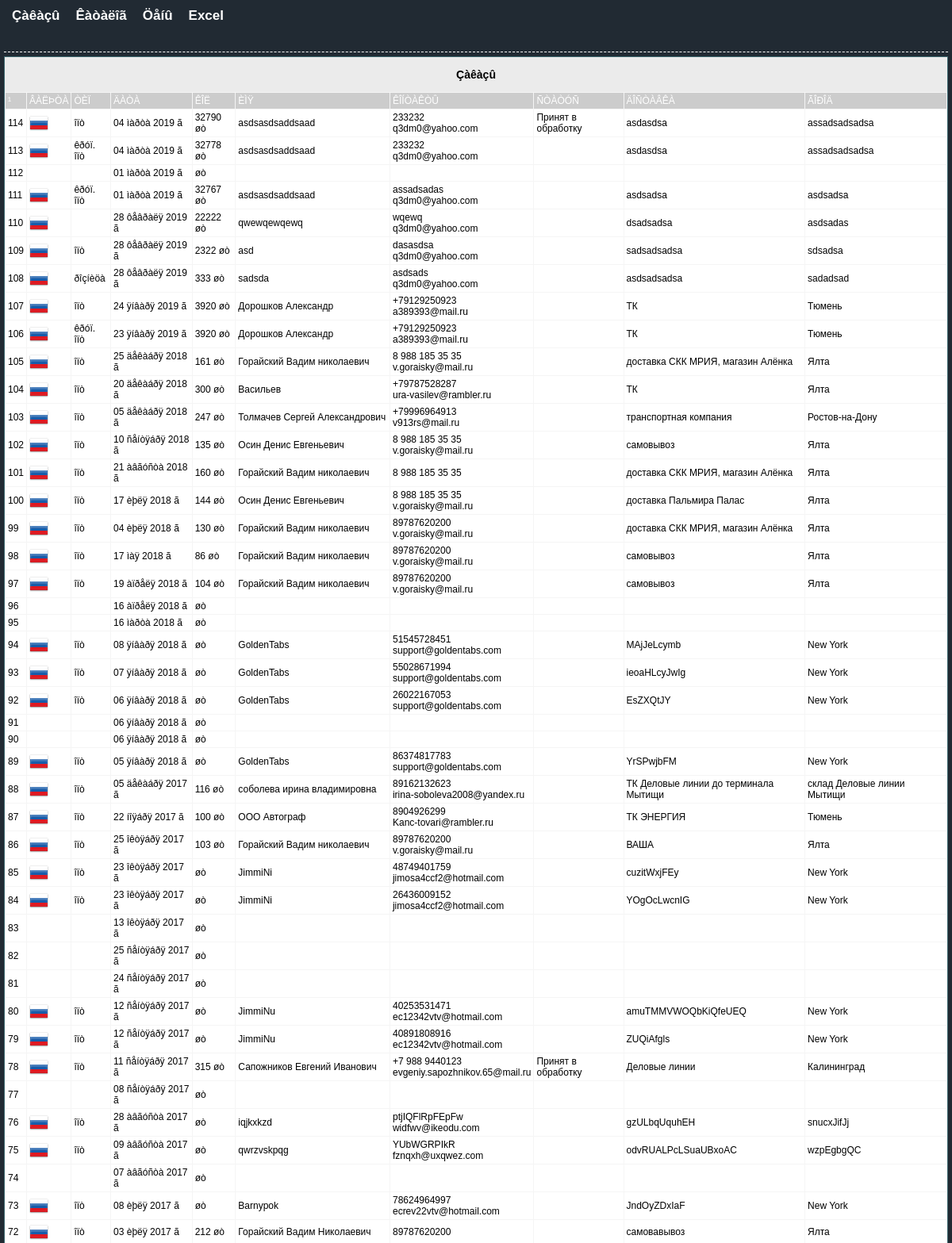
/admin/index.php (signed in, upper part), run on the app's committed database.
### tables this page shows
CREATE TABLE `orders` (
  `id` int(8) UNSIGNED NOT NULL,
  `name` varchar(100) NOT NULL DEFAULT '',
  `phone` varchar(100) NOT NULL DEFAULT '',
  `email` varchar(100) NOT NULL DEFAULT '',
  `delivery` varchar(200) NOT NULL DEFAULT '',
  `city` varchar(200) NOT NULL DEFAULT '',
  `date` date NOT NULL DEFAULT '0000-00-00',
  `country` varchar(30) NOT NULL DEFAULT '',
  `type` tinyint(1) NOT NULL DEFAULT '0',
  `dop` varchar(500) NOT NULL,
  `ur` tinyint(1) NOT NULL,
  `ur_name` varchar(255) NOT NULL,
  `ur_inn` varchar(255) NOT NULL,
  `ur_ogrn` varchar(255) NOT NULL,
  `ur_adres` varchar(255) NOT NULL,
  `status` smallint(3) NOT NULL,
  `sms_deliv` varchar(400) NOT NULL,
  `sms_deliv_n` varchar(200) NOT NULL
);

### admin/index.php (the view, shortened to what this page needs)
<?php  include ("login/lock.php");
$Month_Text = array('', 'ÿíâàðÿ', 'ôåâðàëÿ', 'ìàðòà', 'àïðåëÿ', 'ìàÿ', 'èþíÿ', 'èþëÿ', 'àâãóñòà', 'ñåíòÿáðÿ', 'îêòÿáðÿ', 'íîÿáðÿ', 'äåêàáðÿ');
$type_arr[1] = 'ðîçíèöà';
$type_arr[2] = 'ìåë. îïò';
$type_arr[3] = 'îïò';
$type_arr[4] = 'êðóï. îïò';
?>
<!DOCTYPE html PUBLIC "-//W3C//DTD XHTML 1.0 Transitional//EN" "http://www.w3.org/TR/xhtml1/DTD/xhtml1-transitional.dtd">
<html xmlns="http://www.w3.org/1999/xhtml">
<head>
<link href="css/style.css" rel="stylesheet" type="text/css" />
</head>
<body>
<table id="mainTab" align="center" width="1200" border="0" cellspacing="5" cellpadding="0">
  <tr>
    <?php include('blocks/head.php'); ?>
  </tr>
  <tr>
    <td valign="top" height="500" class="td2">
    	<h3 align="center">Çàêàçû</h3>
    	<table  bgcolor='#fff' class="prTab" width="100%" cellpadding="3" cellspacing="0" border="0">
        	<tr class="trH">
            	<td>¹</td>
                <td>Âàëþòà</td>
                <td>Òèï</td>
                <td>Äàòà</td>
                <td>Êîë</td>
                <td>Èìÿ</td>
                <td>Êîíòàêòû</td>
                <td>Ñòàòóñ</td>
                <td>Äîñòàâêà</td>
                <td>Ãîðîä</td>
            </tr>
            <?
				$q = mysql_query(" Select * From `ord_status` order by `ord` ");
				while($r = mysql_fetch_array($q)){
					$st_arr[$r['id']] = $r['name'];
				}
				$query = mysql_query(" Select *, `c` From `orders` as `o`
										left join (Select sum(`amount`) as `c`, `id_ord` From `orders_tov` group by `id_ord`) as `t` on `t`.`id_ord` = `o`.`id`
										order by `o`.`id` desc ") or die(mysql_error());
				while($row = mysql_fetch_array($query)){
					$dateArr = explode('-', $row['date']);
					$mes = $dateArr[1];
					$nMes = intval($mes);
					$date =  $dateArr[2].' '.$Month_Text[$nMes].' '.$dateArr[0].' ã';
					$type = $row['type'];
					if($row['country'] == 'ru'){
						$country = '<img src="/img/ru.png" />';
					}else if($row['country'] == 'ua'){
						$country = '<img src="/img/ua.png" />';
					}else{
						$country = '';
					}
					echo('
						<tr data-id="'.$row['id'].'" class="tr">
							<td>'.$row['id'].'</td>
							<td>'.$country.'</td>
							<td>'.$type_arr[$type].'</td>
							<td>'.$date.'</td>
							<td>'.$row['c'].' øò</td>
							<td>'.$row['name'].'</td>
							<td><div>'.$row['phone'].'</div>'.$row['email'].'</td>
							<td>'.$st_arr[$row['status']].'</td>
							<td>'.$row['delivery'].'</td>
							<td>'.$row['city'].'</td>
						</tr>
						');
				}
			?>
        </table>
    </td>
  </tr>
</table>
</body>
</html>

### admin/css/style.css (style rules this page uses)
body { margin:0px; }
#mainTab { background-color:#212a33; }
.td2 { border:1px solid #3E6971; background-color:#EBEBEB; }

### admin/index.php (style rules this page uses)
body { font-family:Verdana, Geneva, sans-serif; font-size:12px; }
.prTab { border-collapse:collapse; }
.prTab td { border:1px solid #f5f5f5; }
.trH { background:#ccc; color:#fff; text-transform:uppercase; }
.tr { cursor:pointer; }

### data on the page
orders: id "114", type "îïò", date "04 ìàðòà 2019 ã", c "32790", name "asdsasdsaddsaad", phone "233232", email "q3dm0@yahoo.com", status "Принят в обработку", delivery "asdasdsa", city "assadsadsadsa"
orders: id "113", type "êðóï. îïò", date "04 ìàðòà 2019 ã", c "32778", name "asdsasdsaddsaad", phone "233232", email "q3dm0@yahoo.com", delivery "asdasdsa", city "assadsadsadsa"
orders: id "112", date "01 ìàðòà 2019 ã"
orders: id "111", type "êðóï. îïò", date "01 ìàðòà 2019 ã", c "32767", name "asdsasdsaddsaad", phone "assadsadas", email "q3dm0@yahoo.com", delivery "asdsadsa", city "asdsadsa"
orders: id "110", date "28 ôåâðàëÿ 2019 ã", c "22222", name "qwewqewqewq", phone "wqewq", email "q3dm0@yahoo.com", delivery "dsadsadsa", city "asdsadas"
orders: id "109", type "îïò", date "28 ôåâðàëÿ 2019 ã", c "2322", name "asd", phone "dasasdsa", email "q3dm0@yahoo.com", delivery "sadsadsadsa", city "sdsadsa"
orders: id "108", type "ðîçíèöà", date "28 ôåâðàëÿ 2019 ã", c "333", name "sadsda", phone "asdsads", email "q3dm0@yahoo.com", delivery "asdsadsadsa", city "sadadsad"
orders: id "107", type "îïò", date "24 ÿíâàðÿ 2019 ã", c "3920", name "Дорошков Александр", phone "+79129250923", email "a389393@mail.ru", delivery "ТК", city "Тюмень"
orders: id "106", type "êðóï. îïò", date "23 ÿíâàðÿ 2019 ã", c "3920", name "Дорошков Александр", phone "+79129250923", email "a389393@mail.ru", delivery "ТК", city "Тюмень"
orders: id "105", type "îïò", date "25 äåêàáðÿ 2018 ã", c "161", name "Горайский Вадим николаевич", phone "8 988 185 35 35", email "v.goraisky@mail.ru", delivery "доставка СКК МРИЯ, магазин Алёнка", city "Ялта"
orders: id "104", type "îïò", date "20 äåêàáðÿ 2018 ã", c "300", name "Васильев", phone "+79787528287", email "ura-vasilev@rambler.ru", delivery "ТК", city "Ялта"
orders: id "103", type "îïò", date "05 äåêàáðÿ 2018 ã", c "247", name "Толмачев Сергей Александрович", phone "+79996964913", email "v913rs@mail.ru", delivery "транспортная компания", city "Ростов-на-Дону"
orders: id "102", type "îïò", date "10 ñåíòÿáðÿ 2018 ã", c "135", name "Осин Денис Евгеньевич", phone "8 988 185 35 35", email "v.goraisky@mail.ru", delivery "самовывоз", city "Ялта"
orders: id "101", type "îïò", date "21 àâãóñòà 2018 ã", c "160", name "Горайский Вадим николаевич", phone "8 988 185 35 35", delivery "доставка СКК МРИЯ, магазин Алёнка", city "Ялта"
orders: id "100", type "îïò", date "17 èþëÿ 2018 ã", c "144", name "Осин Денис Евгеньевич", phone "8 988 185 35 35", email "v.goraisky@mail.ru", delivery "доставка Пальмира Палас", city "Ялта"
orders: id "99", type "îïò", date "04 èþëÿ 2018 ã", c "130", name "Горайский Вадим николаевич", phone "89787620200", email "v.goraisky@mail.ru", delivery "доставка СКК МРИЯ, магазин Алёнка", city "Ялта"
orders: id "98", type "îïò", date "17 ìàÿ 2018 ã", c "86", name "Горайский Вадим николаевич", phone "89787620200", email "v.goraisky@mail.ru", delivery "самовывоз", city "Ялта"
orders: id "97", type "îïò", date "19 àïðåëÿ 2018 ã", c "104", name "Горайский Вадим николаевич", phone "89787620200", email "v.goraisky@mail.ru", delivery "самовывоз", city "Ялта"
orders: id "96", date "16 àïðåëÿ 2018 ã"
orders: id "95", date "16 ìàðòà 2018 ã"
orders: id "94", type "îïò", date "08 ÿíâàðÿ 2018 ã", name "GoldenTabs", phone "51545728451", email "support@goldentabs.com", delivery "MAjJeLcymb", city "New York"
orders: id "93", type "îïò", date "07 ÿíâàðÿ 2018 ã", name "GoldenTabs", phone "55028671994", email "support@goldentabs.com", delivery "ieoaHLcyJwIg", city "New York"
orders: id "92", type "îïò", date "06 ÿíâàðÿ 2018 ã", name "GoldenTabs", phone "26022167053", email "support@goldentabs.com", delivery "EsZXQtJY", city "New York"
orders: id "91", date "06 ÿíâàðÿ 2018 ã"
orders: id "90", date "06 ÿíâàðÿ 2018 ã"
orders: id "89", type "îïò", date "05 ÿíâàðÿ 2018 ã", name "GoldenTabs", phone "86374817783", email "support@goldentabs.com", delivery "YrSPwjbFM", city "New York"
orders: id "88", type "îïò", date "05 äåêàáðÿ 2017 ã", c "116", name "соболева ирина владимировна", phone "89162132623", email "irina-soboleva2008@yandex.ru", delivery "ТК Деловые линии до терминала Мытищи", city "склад Деловые линии Мытищи"
orders: id "87", type "îïò", date "22 íîÿáðÿ 2017 ã", c "100", name "ООО Автограф", phone "8904926299", email "Kanc-tovari@rambler.ru", delivery "ТК ЭНЕРГИЯ", city "Тюмень"
orders: id "86", type "îïò", date "25 îêòÿáðÿ 2017 ã", c "103", name "Горайский Вадим николаевич", phone "89787620200", email "v.goraisky@mail.ru", delivery "ВАША", city "Ялта"
orders: id "85", type "îïò", date "23 îêòÿáðÿ 2017 ã", name "JimmiNi", phone "48749401759", email "jimosa4ccf2@hotmail.com", delivery "cuzitWxjFEy", city "New York"
orders: id "84", type "îïò", date "23 îêòÿáðÿ 2017 ã", name "JimmiNi", phone "26436009152", email "jimosa4ccf2@hotmail.com", delivery "YOgOcLwcnIG", city "New York"
orders: id "83", date "13 îêòÿáðÿ 2017 ã"
orders: id "82", date "25 ñåíòÿáðÿ 2017 ã"
orders: id "81", date "24 ñåíòÿáðÿ 2017 ã"
orders: id "80", type "îïò", date "12 ñåíòÿáðÿ 2017 ã", name "JimmiNu", phone "40253531471", email "ec12342vtv@hotmail.com", delivery "amuTMMVWOQbKiQfeUEQ", city "New York"
orders: id "79", type "îïò", date "12 ñåíòÿáðÿ 2017 ã", name "JimmiNu", phone "40891808916", email "ec12342vtv@hotmail.com", delivery "ZUQiAfgls", city "New York"
orders: id "78", type "îïò", date "11 ñåíòÿáðÿ 2017 ã", c "315", name "Сапожников Евгений Иванович", phone "+7 988 9440123", email "evgeniy.sapozhnikov.65@mail.ru", status "Принят в обработку", delivery "Деловые линии", city "Калининград"
orders: id "77", date "08 ñåíòÿáðÿ 2017 ã"
orders: id "76", type "îïò", date "28 àâãóñòà 2017 ã", name "iqjkxkzd", phone "ptjIQFlRpFEpFw", email "widfwv@ikeodu.com", delivery "gzULbqUquhEH", city "snucxJifJj"
orders: id "75", type "îïò", date "09 àâãóñòà 2017 ã", name "qwrzvskpqg", phone "YUbWGRPIkR", email "fznqxh@uxqwez.com", delivery "odvRUALPcLSuaUBxoAC", city "wzpEgbgQC"
orders: id "74", date "07 àâãóñòà 2017 ã"
orders: id "73", type "îïò", date "08 èþëÿ 2017 ã", name "Barnypok", phone "78624964997", email "ecrev22vtv@hotmail.com", delivery "JndOyZDxIaF", city "New York"
orders: id "72", type "îïò", date "03 èþëÿ 2017 ã", c "212", name "Горайский Вадим Николаевич", phone "89787620200", delivery "самовавывоз", city "Ялта"
